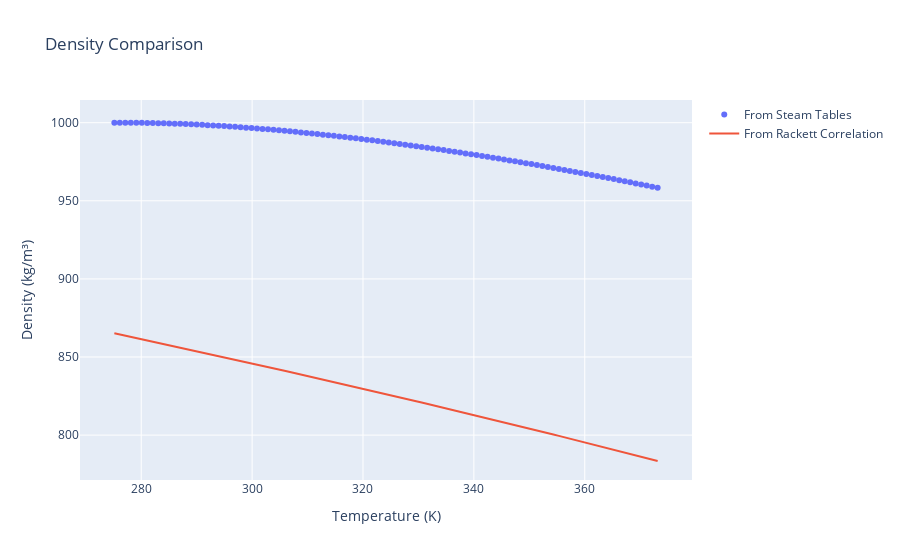

Notebook code for this chart:
### Code cell
def plotting_comparison(pressure):
    fig = go.Figure()

    # Plot from_steam_tables
    steam_table_density = from_steam_tables(Temperature_variation, pressure)
    fig.add_trace(go.Scatter(x=Temperature_variation,
                             y=steam_table_density,
                             mode='markers',
                             name='From Steam Tables'))

    # Plot from_rackett_correlation
    rackett_density = from_rackett_correlation(Temperature_variation, pressure,
                                               Tc_water, MW, Pc_water, w)
    fig.add_trace(go.Scatter(x=Temperature_variation,
                             y=rackett_density,
                             mode='lines',
                             name='From Rackett Correlation'))

    fig.update_layout(title="Density Comparison",
                      xaxis_title="Temperature (K)",
                      yaxis_title="Density (kg/m³)")
    return fig

# Generate the initial plot
initial_plot = plotting_comparison(P_water)
initial_plot.show()
